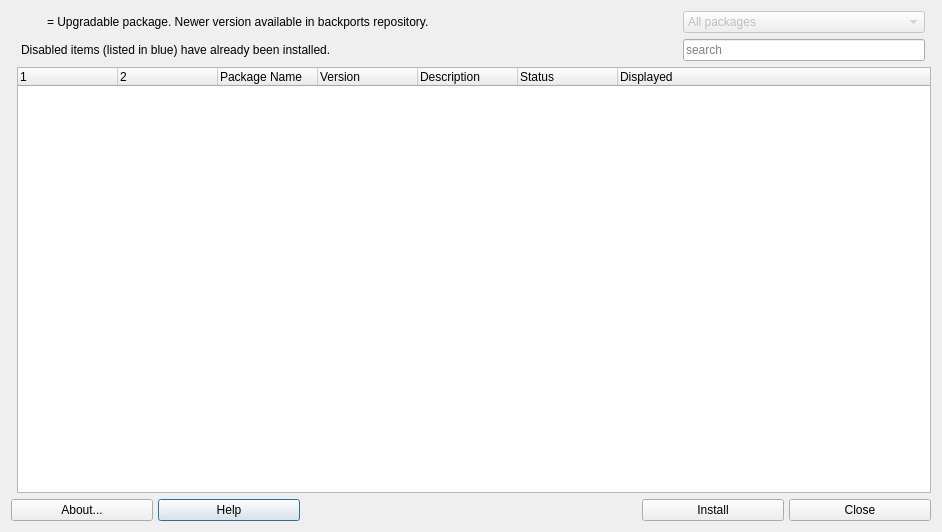
<?xml version="1.0" encoding="UTF-8"?>
<ui version="4.0">
 <class>MainWindow</class>
 <widget class="QDialog" name="MainWindow">
  <property name="geometry">
   <rect>
    <x>0</x>
    <y>0</y>
    <width>942</width>
    <height>532</height>
   </rect>
  </property>
  <property name="windowTitle">
   <string>MX Debian Backports Installer</string>
  </property>
  <property name="windowIcon">
   <iconset theme="application-x-deb">
    <normaloff/>
   </iconset>
  </property>
  <property name="styleSheet">
   <string notr="true"/>
  </property>
  <layout class="QGridLayout" name="gridLayout_3">
   <item row="0" column="0">
    <layout class="QGridLayout" name="gridLayout">
     <item row="1" column="1">
      <widget class="QPushButton" name="icon">
       <property name="enabled">
        <bool>true</bool>
       </property>
       <property name="sizePolicy">
        <sizepolicy hsizetype="Fixed" vsizetype="Fixed">
         <horstretch>0</horstretch>
         <verstretch>0</verstretch>
        </sizepolicy>
       </property>
       <property name="maximumSize">
        <size>
         <width>24</width>
         <height>16777215</height>
        </size>
       </property>
       <property name="text">
        <string/>
       </property>
       <property name="iconSize">
        <size>
         <width>16</width>
         <height>16</height>
        </size>
       </property>
       <property name="shortcut">
        <string notr="true"/>
       </property>
       <property name="autoDefault">
        <bool>false</bool>
       </property>
       <property name="flat">
        <bool>true</bool>
       </property>
      </widget>
     </item>
     <item row="3" column="1" colspan="5">
      <widget class="QTreeWidget" name="treeWidget">
       <column>
        <property name="text">
         <string notr="true"/>
        </property>
       </column>
       <column>
        <property name="text">
         <string/>
        </property>
       </column>
       <column>
        <property name="text">
         <string>Package Name</string>
        </property>
       </column>
       <column>
        <property name="text">
         <string>Version</string>
        </property>
       </column>
       <column>
        <property name="text">
         <string>Description</string>
        </property>
       </column>
       <column>
        <property name="text">
         <string>Status</string>
        </property>
       </column>
       <column>
        <property name="text">
         <string>Displayed</string>
        </property>
       </column>
      </widget>
     </item>
     <item row="2" column="1" colspan="3">
      <widget class="QLabel" name="label_2">
       <property name="text">
        <string>Disabled items (listed in blue) have already been installed.</string>
       </property>
       <property name="margin">
        <number>0</number>
       </property>
       <property name="indent">
        <number>4</number>
       </property>
      </widget>
     </item>
     <item row="1" column="2">
      <widget class="QLabel" name="label">
       <property name="text">
        <string>&lt;html&gt;&lt;head/&gt;&lt;body&gt;&lt;p&gt;= Upgradable package. Newer version available in backports repository.</string>
       </property>
       <property name="wordWrap">
        <bool>false</bool>
       </property>
       <property name="indent">
        <number>-1</number>
       </property>
      </widget>
     </item>
     <item row="4" column="0" colspan="6">
      <layout class="QGridLayout" name="buttonBar" columnstretch="0,0,0,0,0,0,0,0">
       <property name="sizeConstraint">
        <enum>QLayout::SetDefaultConstraint</enum>
       </property>
       <property name="leftMargin">
        <number>0</number>
       </property>
       <property name="topMargin">
        <number>0</number>
       </property>
       <property name="rightMargin">
        <number>0</number>
       </property>
       <property name="bottomMargin">
        <number>0</number>
       </property>
       <property name="spacing">
        <number>5</number>
       </property>
       <item row="0" column="1">
        <widget class="QPushButton" name="buttonHelp">
         <property name="sizePolicy">
          <sizepolicy hsizetype="Minimum" vsizetype="Preferred">
           <horstretch>0</horstretch>
           <verstretch>0</verstretch>
          </sizepolicy>
         </property>
         <property name="toolTip">
          <string>Display help </string>
         </property>
         <property name="text">
          <string>Help</string>
         </property>
         <property name="icon">
          <iconset>
           <normaloff>../../../../../../../../usr/share/mx-debian-backports-installer/icons/gnome-help.png</normaloff>../../../../../../../../usr/share/mx-debian-backports-installer/icons/gnome-help.png</iconset>
         </property>
         <property name="shortcut">
          <string>Alt+H</string>
         </property>
        </widget>
       </item>
       <item row="0" column="5">
        <spacer name="horizontalSpacer2_2">
         <property name="orientation">
          <enum>Qt::Horizontal</enum>
         </property>
         <property name="sizeType">
          <enum>QSizePolicy::Minimum</enum>
         </property>
         <property name="sizeHint" stdset="0">
          <size>
           <width>150</width>
           <height>20</height>
          </size>
         </property>
        </spacer>
       </item>
       <item row="0" column="2">
        <spacer name="horizontalSpacer1_2">
         <property name="orientation">
          <enum>Qt::Horizontal</enum>
         </property>
         <property name="sizeType">
          <enum>QSizePolicy::Minimum</enum>
         </property>
         <property name="sizeHint" stdset="0">
          <size>
           <width>150</width>
           <height>20</height>
          </size>
         </property>
        </spacer>
       </item>
       <item row="0" column="0">
        <widget class="QPushButton" name="buttonAbout">
         <property name="sizePolicy">
          <sizepolicy hsizetype="Minimum" vsizetype="Preferred">
           <horstretch>0</horstretch>
           <verstretch>0</verstretch>
          </sizepolicy>
         </property>
         <property name="toolTip">
          <string>About this application</string>
         </property>
         <property name="text">
          <string>About...</string>
         </property>
         <property name="icon">
          <iconset>
           <normaloff>../../../../../../../../usr/share/mx-debian-backports-installer/icons/accessories-text-editor.png</normaloff>../../../../../../../../usr/share/mx-debian-backports-installer/icons/accessories-text-editor.png</iconset>
         </property>
         <property name="shortcut">
          <string>Alt+B</string>
         </property>
         <property name="autoDefault">
          <bool>true</bool>
         </property>
        </widget>
       </item>
       <item row="0" column="7">
        <widget class="QPushButton" name="buttonCancel">
         <property name="sizePolicy">
          <sizepolicy hsizetype="Minimum" vsizetype="Preferred">
           <horstretch>0</horstretch>
           <verstretch>0</verstretch>
          </sizepolicy>
         </property>
         <property name="toolTip">
          <string>Quit application</string>
         </property>
         <property name="text">
          <string>Close</string>
         </property>
         <property name="icon">
          <iconset>
           <normaloff>../../../../../../../../usr/share/mx-debian-backports-installer/icons/gtk-cancel.png</normaloff>../../../../../../../../usr/share/mx-debian-backports-installer/icons/gtk-cancel.png</iconset>
         </property>
         <property name="shortcut">
          <string>Alt+N</string>
         </property>
         <property name="autoDefault">
          <bool>true</bool>
         </property>
        </widget>
       </item>
       <item row="0" column="3">
        <widget class="QLabel" name="labelMX">
         <property name="maximumSize">
          <size>
           <width>32</width>
           <height>32</height>
          </size>
         </property>
         <property name="midLineWidth">
          <number>0</number>
         </property>
         <property name="text">
          <string/>
         </property>
         <property name="pixmap">
          <pixmap>../../../../../../../../usr/share/mx-debian-backports-installer/icons/mxfcelogo.png</pixmap>
         </property>
         <property name="scaledContents">
          <bool>true</bool>
         </property>
        </widget>
       </item>
       <item row="0" column="6">
        <widget class="QPushButton" name="buttonInstall">
         <property name="sizePolicy">
          <sizepolicy hsizetype="Minimum" vsizetype="Preferred">
           <horstretch>0</horstretch>
           <verstretch>0</verstretch>
          </sizepolicy>
         </property>
         <property name="text">
          <string>Install</string>
         </property>
         <property name="icon">
          <iconset>
           <normaloff>../../../../../../../../usr/share/mx-debian-backports-installer/icons/dialog-ok.png</normaloff>../../../../../../../../usr/share/mx-debian-backports-installer/icons/dialog-ok.png</iconset>
         </property>
        </widget>
       </item>
      </layout>
     </item>
     <item row="1" column="3">
      <spacer name="horizontalSpacer">
       <property name="orientation">
        <enum>Qt::Horizontal</enum>
       </property>
       <property name="sizeHint" stdset="0">
        <size>
         <width>40</width>
         <height>20</height>
        </size>
       </property>
      </spacer>
     </item>
     <item row="2" column="4">
      <widget class="QLineEdit" name="searchBox">
       <property name="text">
        <string/>
       </property>
       <property name="placeholderText">
        <string>search</string>
       </property>
       <property name="clearButtonEnabled">
        <bool>true</bool>
       </property>
      </widget>
     </item>
     <item row="1" column="4">
      <widget class="QComboBox" name="comboFilter">
       <property name="enabled">
        <bool>false</bool>
       </property>
       <item>
        <property name="text">
         <string>All packages</string>
        </property>
       </item>
       <item>
        <property name="text">
         <string>Installed</string>
        </property>
       </item>
       <item>
        <property name="text">
         <string>Upgradable</string>
        </property>
       </item>
       <item>
        <property name="text">
         <string>Not installed</string>
        </property>
       </item>
      </widget>
     </item>
    </layout>
   </item>
  </layout>
 </widget>
 <layoutdefault spacing="6" margin="11"/>
 <resources/>
 <connections/>
</ui>
